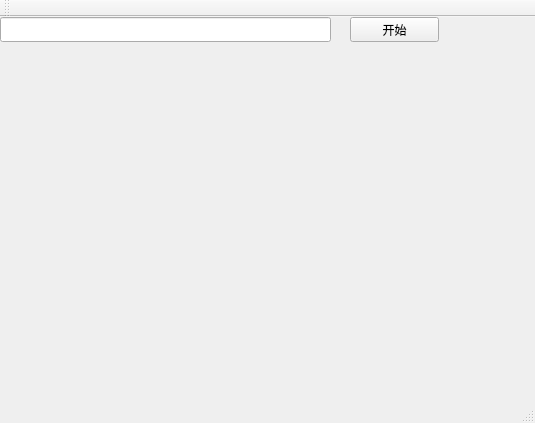
<?xml version="1.0" encoding="UTF-8"?>
<ui version="4.0">
 <class>MainWindow</class>
 <widget class="QMainWindow" name="MainWindow">
  <property name="geometry">
   <rect>
    <x>0</x>
    <y>0</y>
    <width>535</width>
    <height>423</height>
   </rect>
  </property>
  <property name="windowTitle">
   <string>RTSP Recorder</string>
  </property>
  <widget class="QWidget" name="centralWidget">
   <widget class="QLineEdit" name="lineEdit">
    <property name="geometry">
     <rect>
      <x>0</x>
      <y>0</y>
      <width>331</width>
      <height>25</height>
     </rect>
    </property>
   </widget>
   <widget class="QLabel" name="label">
    <property name="geometry">
     <rect>
      <x>30</x>
      <y>40</y>
      <width>481</width>
      <height>331</height>
     </rect>
    </property>
    <property name="text">
     <string/>
    </property>
   </widget>
   <widget class="QPushButton" name="pushButton">
    <property name="geometry">
     <rect>
      <x>350</x>
      <y>0</y>
      <width>89</width>
      <height>25</height>
     </rect>
    </property>
    <property name="text">
     <string>开始</string>
    </property>
   </widget>
  </widget>
  <widget class="QMenuBar" name="menuBar">
   <property name="geometry">
    <rect>
     <x>0</x>
     <y>0</y>
     <width>535</width>
     <height>22</height>
    </rect>
   </property>
  </widget>
  <widget class="QToolBar" name="mainToolBar">
   <attribute name="toolBarArea">
    <enum>TopToolBarArea</enum>
   </attribute>
   <attribute name="toolBarBreak">
    <bool>false</bool>
   </attribute>
  </widget>
  <widget class="QStatusBar" name="statusBar"/>
 </widget>
 <layoutdefault spacing="6" margin="11"/>
 <resources/>
 <connections/>
</ui>
